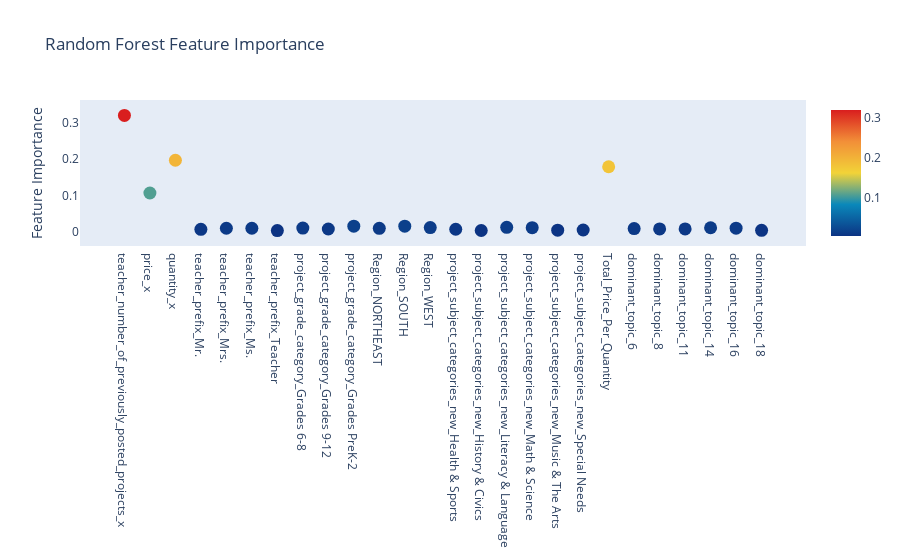

Here is the notebook cell this chart was saved with:
### Code cell
# Scatter plot 
trace = go.Scatter(
    y = rf.feature_importances_,
    x = X2.columns.values,
    mode='markers',
    marker=dict(
        sizemode = 'diameter',
        sizeref = 1,
        size = 13,
        #size= rf.feature_importances_,
        #color = np.random.randn(500), #set color equal to a variable
        color = rf.feature_importances_,
        colorscale='Portland',
        showscale=True
    ),
    text = X2.columns.values
)
data = [trace]

layout= go.Layout(
    autosize= True,
    title= 'Random Forest Feature Importance',
    hovermode= 'closest',
     xaxis= dict(
         ticklen= 5,
         showgrid=False,
        zeroline=False,
        showline=False
     ),
    yaxis=dict(
        title= 'Feature Importance',
        showgrid=False,
        zeroline=False,
        ticklen= 5,
        gridwidth= 2
    ),
    showlegend= False
)
fig = go.Figure(data=data, layout=layout)
py.iplot(fig,filename='scatter2010')

### Figure 1 — Plotly figure (JSON) as saved in the notebook; plotly's stock layout.template omitted (floating-point values rounded to 4 significant figures)
{"data": [{"marker": {"color": [0.3198, 0.1068, 0.1967, 0.007078, 0.009949, 0.01003, 0.003604, 0.0104, 0.007919, 0.01559, 0.009684, 0.01557, 0.01175, 0.007265, 0.003792, 0.01262, 0.01146, 0.004758, 0.005173, 0.1789, 0.009104, 0.008056, 0.008164, 0.01131, 0.01026, 0.004332], "colorscale": [[0, "rgb(12,51,131)"], [0.25, "rgb(10,136,186)"], [0.5, "rgb(242,211,56)"], [0.75, "rgb(242,143,56)"], [1, "rgb(217,30,30)"]], "showscale": true, "size": 13, "sizemode": "diameter", "sizeref": 1}, "mode": "markers", "text": ["teacher_number_of_previously_posted_projects_x", "price_x", "quantity_x", "teacher_prefix_Mr.", "teacher_prefix_Mrs.", "teacher_prefix_Ms.", "teacher_prefix_Teacher", "project_grade_category_Grades 6-8", "project_grade_category_Grades 9-12", "project_grade_category_Grades PreK-2", "Region_NORTHEAST", "Region_SOUTH", "Region_WEST", "project_subject_categories_new_Health & Sports", "project_subject_categories_new_History & Civics", "project_subject_categories_new_Literacy & Language", "project_subject_categories_new_Math & Science", "project_subject_categories_new_Music & The Arts", "project_subject_categories_new_Special Needs", "Total_Price_Per_Quantity", "dominant_topic_6", "dominant_topic_8", "dominant_topic_11", "dominant_topic_14", "dominant_topic_16", "dominant_topic_18"], "type": "scatter", "x": ["teacher_number_of_previously_posted_projects_x", "price_x", "quantity_x", "teacher_prefix_Mr.", "teacher_prefix_Mrs.", "teacher_prefix_Ms.", "teacher_prefix_Teacher", "project_grade_category_Grades 6-8", "project_grade_category_Grades 9-12", "project_grade_category_Grades PreK-2", "Region_NORTHEAST", "Region_SOUTH", "Region_WEST", "project_subject_categories_new_Health & Sports", "project_subject_categories_new_History & Civics", "project_subject_categories_new_Literacy & Language", "project_subject_categories_new_Math & Science", "project_subject_categories_new_Music & The Arts", "project_subject_categories_new_Special Needs", "Total_Price_Per_Quantity", "dominant_topic_6", "dominant_topic_8", "dominant_topic_11", "dominant_topic_14", "dominant_topic_16", "dominant_topic_18"], "y": [0.3198, 0.1068, 0.1967, 0.007078, 0.009949, 0.01003, 0.003604, 0.0104, 0.007919, 0.01559, 0.009684, 0.01557, 0.01175, 0.007265, 0.003792, 0.01262, 0.01146, 0.004758, 0.005173, 0.1789, 0.009104, 0.008056, 0.008164, 0.01131, 0.01026, 0.004332]}], "layout": {"autosize": true, "hovermode": "closest", "showlegend": false, "title": {"text": "Random Forest Feature Importance"}, "xaxis": {"showgrid": false, "showline": false, "ticklen": 5, "zeroline": false}, "yaxis": {"gridwidth": 2, "showgrid": false, "ticklen": 5, "title": {"text": "Feature Importance"}, "zeroline": false}}}
